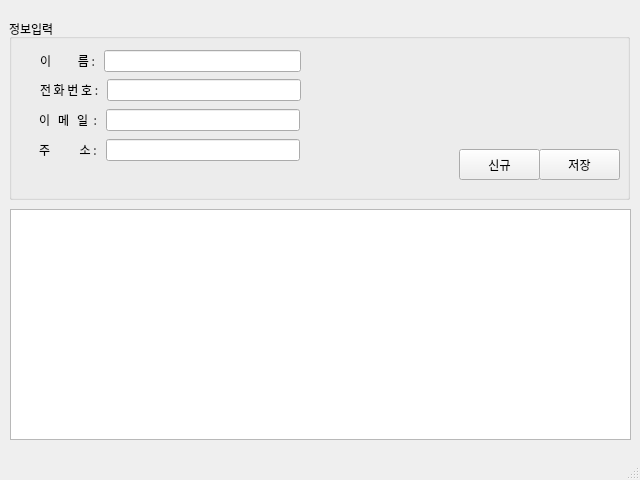
<?xml version="1.0" encoding="UTF-8"?>
<ui version="4.0">
 <class>MainWindow</class>
 <widget class="QMainWindow" name="MainWindow">
  <property name="geometry">
   <rect>
    <x>0</x>
    <y>0</y>
    <width>640</width>
    <height>480</height>
   </rect>
  </property>
  <property name="windowTitle">
   <string>MainWindow</string>
  </property>
  <widget class="QWidget" name="centralwidget">
   <widget class="QWidget" name="verticalLayoutWidget">
    <property name="geometry">
     <rect>
      <x>9</x>
      <y>19</y>
      <width>621</width>
      <height>181</height>
     </rect>
    </property>
    <layout class="QVBoxLayout" name="verticalLayout">
     <item>
      <widget class="QGroupBox" name="groupBox">
       <property name="title">
        <string>정보입력</string>
       </property>
       <widget class="QPushButton" name="btnNew">
        <property name="geometry">
         <rect>
          <x>450</x>
          <y>130</y>
          <width>81</width>
          <height>31</height>
         </rect>
        </property>
        <property name="text">
         <string>신규</string>
        </property>
       </widget>
       <widget class="QPushButton" name="btnLoad">
        <property name="geometry">
         <rect>
          <x>530</x>
          <y>130</y>
          <width>81</width>
          <height>31</height>
         </rect>
        </property>
        <property name="text">
         <string>저장</string>
        </property>
       </widget>
       <widget class="QWidget" name="">
        <property name="geometry">
         <rect>
          <x>31</x>
          <y>60</y>
          <width>261</width>
          <height>22</height>
         </rect>
        </property>
        <layout class="QHBoxLayout" name="horizontalLayout">
         <item>
          <widget class="QLabel" name="label_2">
           <property name="font">
            <font>
             <family>나눔고딕</family>
            </font>
           </property>
           <property name="text">
            <string>전 화 번 호 : </string>
           </property>
          </widget>
         </item>
         <item>
          <widget class="QLineEdit" name="txtPhoen">
           <property name="font">
            <font>
             <family>나눔고딕</family>
            </font>
           </property>
          </widget>
         </item>
        </layout>
       </widget>
       <widget class="QWidget" name="">
        <property name="geometry">
         <rect>
          <x>31</x>
          <y>31</y>
          <width>261</width>
          <height>22</height>
         </rect>
        </property>
        <layout class="QHBoxLayout" name="horizontalLayout_2">
         <item>
          <widget class="QLabel" name="label">
           <property name="font">
            <font>
             <family>나눔고딕</family>
            </font>
           </property>
           <property name="text">
            <string>이          름 : </string>
           </property>
           <property name="alignment">
            <set>Qt::AlignJustify|Qt::AlignVCenter</set>
           </property>
          </widget>
         </item>
         <item>
          <widget class="QLineEdit" name="txtName">
           <property name="font">
            <font>
             <family>나눔고딕</family>
            </font>
           </property>
           <property name="inputMethodHints">
            <set>Qt::ImhLatinOnly|Qt::ImhTime</set>
           </property>
          </widget>
         </item>
        </layout>
       </widget>
       <widget class="QWidget" name="">
        <property name="geometry">
         <rect>
          <x>30</x>
          <y>90</y>
          <width>261</width>
          <height>22</height>
         </rect>
        </property>
        <layout class="QHBoxLayout" name="horizontalLayout_3">
         <item>
          <widget class="QLabel" name="label_3">
           <property name="font">
            <font>
             <family>나눔고딕</family>
            </font>
           </property>
           <property name="text">
            <string>이   메   일  : </string>
           </property>
          </widget>
         </item>
         <item>
          <widget class="QLineEdit" name="txtEmail">
           <property name="font">
            <font>
             <family>나눔고딕</family>
            </font>
           </property>
          </widget>
         </item>
        </layout>
       </widget>
       <widget class="QWidget" name="">
        <property name="geometry">
         <rect>
          <x>30</x>
          <y>120</y>
          <width>261</width>
          <height>22</height>
         </rect>
        </property>
        <layout class="QHBoxLayout" name="horizontalLayout_4">
         <item>
          <widget class="QLabel" name="label_4">
           <property name="font">
            <font>
             <family>나눔고딕</family>
            </font>
           </property>
           <property name="text">
            <string>주           소 : </string>
           </property>
           <property name="wordWrap">
            <bool>false</bool>
           </property>
           <property name="openExternalLinks">
            <bool>false</bool>
           </property>
          </widget>
         </item>
         <item>
          <widget class="QLineEdit" name="txtAddress">
           <property name="font">
            <font>
             <family>나눔고딕</family>
            </font>
           </property>
          </widget>
         </item>
        </layout>
       </widget>
      </widget>
     </item>
    </layout>
   </widget>
   <widget class="QWidget" name="verticalLayoutWidget_2">
    <property name="geometry">
     <rect>
      <x>10</x>
      <y>209</y>
      <width>621</width>
      <height>231</height>
     </rect>
    </property>
    <layout class="QVBoxLayout" name="verticalLayout_2">
     <item>
      <widget class="QTableWidget" name="tblAddress"/>
     </item>
    </layout>
   </widget>
  </widget>
  <widget class="QStatusBar" name="statusbar"/>
 </widget>
 <resources/>
 <connections/>
</ui>
